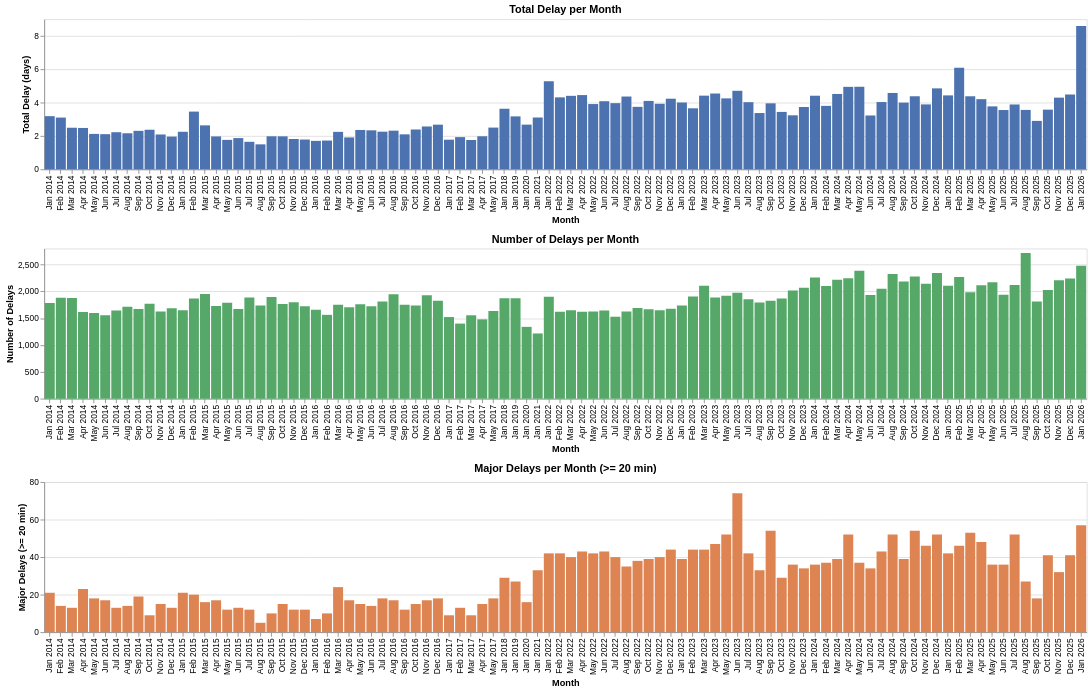

Notebook code cell kept with this figure:
### Code cell
month_order = monthly["month_label"].to_list()

base = alt.Chart(monthly).encode(
    x=alt.X("month_label:N", sort=month_order, title="Month"),
)

chart_total = base.transform_calculate(
    total_delay_days="datum.total_delay / 1440"
).mark_bar(color="#4C72B0").encode(
    y=alt.Y("total_delay_days:Q", title="Total Delay (days)"),
    tooltip=[
        alt.Tooltip("month_label:N", title="Month"),
        alt.Tooltip("total_delay_days:Q", title="Total Delay (days)", format=".2f"),
    ],
).properties(title="Total Delay per Month", width=1250, height=180)

chart_delays = base.mark_bar(color="#55A868").encode(
    y=alt.Y("delays:Q", title="Number of Delays"),
    tooltip=[
        alt.Tooltip("month_label:N", title="Month"),
        alt.Tooltip("delays:Q", title="Delays"),
    ],
).properties(title="Number of Delays per Month", width=1250, height=180)

chart_major = base.mark_bar(color="#DD8452").encode(
    y=alt.Y("major_delays:Q", title="Major Delays (>= 20 min)"),
    tooltip=[
        alt.Tooltip("month_label:N", title="Month"),
        alt.Tooltip("major_delays:Q", title="Major Delays"),
    ],
).properties(title="Major Delays per Month (>= 20 min)", width=1250, height=180)

alt.vconcat(chart_total, chart_delays, chart_major).properties(spacing=10)

### Figure 1 — Vega-Lite specification as saved in the notebook (floating-point values rounded to 4 significant figures)
{"config": {"view": {"continuousWidth": 300, "continuousHeight": 300}}, "vconcat": [{"mark": {"type": "bar", "color": "#4C72B0"}, "encoding": {"tooltip": [{"field": "month_label", "title": "Month", "type": "nominal"}, {"field": "total_delay_days", "format": ".2f", "title": "Total Delay (days)", "type": "quantitative"}], "x": {"field": "month_label", "sort": ["Jan 2014", "Feb 2014", "Mar 2014", "Apr 2014", "May 2014", "Jun 2014", "Jul 2014", "Aug 2014", "Sep 2014", "Oct 2014", "Nov 2014", "Dec 2014", "Jan 2015", "Feb 2015", "Mar 2015", "Apr 2015", "May 2015", "Jun 2015", "Jul 2015", "Aug 2015", "Sep 2015", "Oct 2015", "Nov 2015", "Dec 2015", "Jan 2016", "Feb 2016", "Mar 2016", "Apr 2016", "May 2016", "Jun 2016", "Jul 2016", "Aug 2016", "Sep 2016", "Oct 2016", "Nov 2016", "Dec 2016", "Jan 2017", "Feb 2017", "Mar 2017", "Apr 2017", "May 2017", "Jan 2018", "Jan 2019", "Jan 2020", "Jan 2021", "Jan 2022", "Feb 2022", "Mar 2022", "Apr 2022", "May 2022", "Jun 2022", "Jul 2022", "Aug 2022", "Sep 2022", "Oct 2022", "Nov 2022", "Dec 2022", "Jan 2023", "Feb 2023", "Mar 2023", "Apr 2023", "May 2023", "Jun 2023", "Jul 2023", "Aug 2023", "Sep 2023", "Oct 2023", "Nov 2023", "Dec 2023", "Jan 2024", "Feb 2024", "Mar 2024", "Apr 2024", "May 2024", "Jun 2024", "Jul 2024", "Aug 2024", "Sep 2024", "Oct 2024", "Nov 2024", "Dec 2024", "Jan 2025", "Feb 2025", "Mar 2025", "Apr 2025", "May 2025", "Jun 2025", "Jul 2025", "Aug 2025", "Sep 2025", "Oct 2025", "Nov 2025", "Dec 2025", "Jan 2026"], "title": "Month", "type": "nominal"}, "y": {"field": "total_delay_days", "title": "Total Delay (days)", "type": "quantitative"}}, "height": 180, "title": "Total Delay per Month", "transform": [{"calculate": "datum.total_delay / 1440", "as": "total_delay_days"}], "width": 1250}, {"mark": {"type": "bar", "color": "#55A868"}, "encoding": {"tooltip": [{"field": "month_label", "title": "Month", "type": "nominal"}, {"field": "delays", "title": "Delays", "type": "quantitative"}], "x": {"field": "month_label", "sort": ["Jan 2014", "Feb 2014", "Mar 2014", "Apr 2014", "May 2014", "Jun 2014", "Jul 2014", "Aug 2014", "Sep 2014", "Oct 2014", "Nov 2014", "Dec 2014", "Jan 2015", "Feb 2015", "Mar 2015", "Apr 2015", "May 2015", "Jun 2015", "Jul 2015", "Aug 2015", "Sep 2015", "Oct 2015", "Nov 2015", "Dec 2015", "Jan 2016", "Feb 2016", "Mar 2016", "Apr 2016", "May 2016", "Jun 2016", "Jul 2016", "Aug 2016", "Sep 2016", "Oct 2016", "Nov 2016", "Dec 2016", "Jan 2017", "Feb 2017", "Mar 2017", "Apr 2017", "May 2017", "Jan 2018", "Jan 2019", "Jan 2020", "Jan 2021", "Jan 2022", "Feb 2022", "Mar 2022", "Apr 2022", "May 2022", "Jun 2022", "Jul 2022", "Aug 2022", "Sep 2022", "Oct 2022", "Nov 2022", "Dec 2022", "Jan 2023", "Feb 2023", "Mar 2023", "Apr 2023", "May 2023", "Jun 2023", "Jul 2023", "Aug 2023", "Sep 2023", "Oct 2023", "Nov 2023", "Dec 2023", "Jan 2024", "Feb 2024", "Mar 2024", "Apr 2024", "May 2024", "Jun 2024", "Jul 2024", "Aug 2024", "Sep 2024", "Oct 2024", "Nov 2024", "Dec 2024", "Jan 2025", "Feb 2025", "Mar 2025", "Apr 2025", "May 2025", "Jun 2025", "Jul 2025", "Aug 2025", "Sep 2025", "Oct 2025", "Nov 2025", "Dec 2025", "Jan 2026"], "title": "Month", "type": "nominal"}, "y": {"field": "delays", "title": "Number of Delays", "type": "quantitative"}}, "height": 180, "title": "Number of Delays per Month", "width": 1250}, {"mark": {"type": "bar", "color": "#DD8452"}, "encoding": {"tooltip": [{"field": "month_label", "title": "Month", "type": "nominal"}, {"field": "major_delays", "title": "Major Delays", "type": "quantitative"}], "x": {"field": "month_label", "sort": ["Jan 2014", "Feb 2014", "Mar 2014", "Apr 2014", "May 2014", "Jun 2014", "Jul 2014", "Aug 2014", "Sep 2014", "Oct 2014", "Nov 2014", "Dec 2014", "Jan 2015", "Feb 2015", "Mar 2015", "Apr 2015", "May 2015", "Jun 2015", "Jul 2015", "Aug 2015", "Sep 2015", "Oct 2015", "Nov 2015", "Dec 2015", "Jan 2016", "Feb 2016", "Mar 2016", "Apr 2016", "May 2016", "Jun 2016", "Jul 2016", "Aug 2016", "Sep 2016", "Oct 2016", "Nov 2016", "Dec 2016", "Jan 2017", "Feb 2017", "Mar 2017", "Apr 2017", "May 2017", "Jan 2018", "Jan 2019", "Jan 2020", "Jan 2021", "Jan 2022", "Feb 2022", "Mar 2022", "Apr 2022", "May 2022", "Jun 2022", "Jul 2022", "Aug 2022", "Sep 2022", "Oct 2022", "Nov 2022", "Dec 2022", "Jan 2023", "Feb 2023", "Mar 2023", "Apr 2023", "May 2023", "Jun 2023", "Jul 2023", "Aug 2023", "Sep 2023", "Oct 2023", "Nov 2023", "Dec 2023", "Jan 2024", "Feb 2024", "Mar 2024", "Apr 2024", "May 2024", "Jun 2024", "Jul 2024", "Aug 2024", "Sep 2024", "Oct 2024", "Nov 2024", "Dec 2024", "Jan 2025", "Feb 2025", "Mar 2025", "Apr 2025", "May 2025", "Jun 2025", "Jul 2025", "Aug 2025", "Sep 2025", "Oct 2025", "Nov 2025", "Dec 2025", "Jan 2026"], "title": "Month", "type": "nominal"}, "y": {"field": "major_delays", "title": "Major Delays (>= 20 min)", "type": "quantitative"}}, "height": 180, "title": "Major Delays per Month (>= 20 min)", "width": 1250}], "data": {"name": "data-8ac485292f755a8cc8a45a8760853f56"}, "spacing": 10, "$schema": "https://vega.github.io/schema/vega-lite/v6.4.1.json", "datasets": {"data-8ac485292f755a8cc8a45a8760853f56": [{"year_month": 201401, "month_label": "Jan 2014", "delays": 1783, "total_delay": 4587, "max_delay": 292, "major_delays": 21}, {"year_month": 201402, "month_label": "Feb 2014", "delays": 1881, "total_delay": 4465, "max_delay": 788, "major_delays": 14}, {"year_month": 201403, "month_label": "Mar 2014", "delays": 1879, "total_delay": 3588, "max_delay": 167, "major_delays": 13}, {"year_month": 201404, "month_label": "Apr 2014", "delays": 1616, "total_delay": 3569, "max_delay": 198, "major_delays": 23}, {"year_month": 201405, "month_label": "May 2014", "delays": 1599, "total_delay": 3057, "max_delay": 98, "major_delays": 18}, {"year_month": 201406, "month_label": "Jun 2014", "delays": 1556, "total_delay": 3034, "max_delay": 202, "major_delays": 17}, {"year_month": 201407, "month_label": "Jul 2014", "delays": 1645, "total_delay": 3202, "max_delay": 106, "major_delays": 13}, {"year_month": 201408, "month_label": "Aug 2014", "delays": 1713, "total_delay": 3111, "max_delay": 340, "major_delays": 14}, {"year_month": 201409, "month_label": "Sep 2014", "delays": 1672, "total_delay": 3320, "max_delay": 424, "major_delays": 19}, {"year_month": 201410, "month_label": "Oct 2014", "delays": 1769, "total_delay": 3415, "max_delay": 247, "major_delays": 9}, {"year_month": 201411, "month_label": "Nov 2014", "delays": 1624, "total_delay": 3005, "max_delay": 119, "major_delays": 15}, {"year_month": 201412, "month_label": "Dec 2014", "delays": 1687, "total_delay": 2824, "max_delay": 125, "major_delays": 13}, {"year_month": 201501, "month_label": "Jan 2015", "delays": 1650, "total_delay": 3240, "max_delay": 103, "major_delays": 21}, {"year_month": 201502, "month_label": "Feb 2015", "delays": 1870, "total_delay": 4981, "max_delay": 999, "major_delays": 20}, {"year_month": 201503, "month_label": "Mar 2015", "delays": 1953, "total_delay": 3793, "max_delay": 452, "major_delays": 16}, {"year_month": 201504, "month_label": "Apr 2015", "delays": 1728, "total_delay": 2839, "max_delay": 342, "major_delays": 17}, {"year_month": 201505, "month_label": "May 2015", "delays": 1787, "total_delay": 2540, "max_delay": 82, "major_delays": 12}, {"year_month": 201506, "month_label": "Jun 2015", "delays": 1673, "total_delay": 2695, "max_delay": 99, "major_delays": 13}, {"year_month": 201507, "month_label": "Jul 2015", "delays": 1887, "total_delay": 2374, "max_delay": 80, "major_delays": 12}, {"year_month": 201508, "month_label": "Aug 2015", "delays": 1739, "total_delay": 2154, "max_delay": 38, "major_delays": 5}, {"year_month": 201509, "month_label": "Sep 2015", "delays": 1898, "total_delay": 2850, "max_delay": 110, "major_delays": 10}, {"year_month": 201510, "month_label": "Oct 2015", "delays": 1767, "total_delay": 2845, "max_delay": 204, "major_delays": 15}, {"year_month": 201511, "month_label": "Nov 2015", "delays": 1800, "total_delay": 2618, "max_delay": 64, "major_delays": 12}, {"year_month": 201512, "month_label": "Dec 2015", "delays": 1722, "total_delay": 2570, "max_delay": 135, "major_delays": 12}, {"year_month": 201601, "month_label": "Jan 2016", "delays": 1658, "total_delay": 2455, "max_delay": 37, "major_delays": 7}, {"year_month": 201602, "month_label": "Feb 2016", "delays": 1563, "total_delay": 2483, "max_delay": 50, "major_delays": 10}, {"year_month": 201603, "month_label": "Mar 2016", "delays": 1750, "total_delay": 3233, "max_delay": 192, "major_delays": 24}, {"year_month": 201604, "month_label": "Apr 2016", "delays": 1705, "total_delay": 2753, "max_delay": 122, "major_delays": 17}, {"year_month": 201605, "month_label": "May 2016", "delays": 1762, "total_delay": 3396, "max_delay": 575, "major_delays": 15}, {"year_month": 201606, "month_label": "Jun 2016", "delays": 1722, "total_delay": 3365, "max_delay": 200, "major_delays": 14}, {"year_month": 201607, "month_label": "Jul 2016", "delays": 1811, "total_delay": 3248, "max_delay": 107, "major_delays": 18}, {"year_month": 201608, "month_label": "Aug 2016", "delays": 1948, "total_delay": 3335, "max_delay": 115, "major_delays": 17}, {"year_month": 201609, "month_label": "Sep 2016", "delays": 1752, "total_delay": 3019, "max_delay": 133, "major_delays": 12}, {"year_month": 201610, "month_label": "Oct 2016", "delays": 1739, "total_delay": 3437, "max_delay": 188, "major_delays": 15}, {"year_month": 201611, "month_label": "Nov 2016", "delays": 1928, "total_delay": 3698, "max_delay": 125, "major_delays": 17}, {"year_month": 201612, "month_label": "Dec 2016", "delays": 1824, "total_delay": 3853, "max_delay": 325, "major_delays": 18}, {"year_month": 201701, "month_label": "Jan 2017", "delays": 1522, "total_delay": 2556, "max_delay": 113, "major_delays": 9}, {"year_month": 201702, "month_label": "Feb 2017", "delays": 1400, "total_delay": 2779, "max_delay": 193, "major_delays": 13}, {"year_month": 201703, "month_label": "Mar 2017", "delays": 1555, "total_delay": 2528, "max_delay": 76, "major_delays": 9}, {"year_month": 201704, "month_label": "Apr 2017", "delays": 1479, "total_delay": 2852, "max_delay": 91, "major_delays": 15}, {"year_month": 201705, "month_label": "May 2017", "delays": 1634, "total_delay": 3601, "max_delay": 267, "major_delays": 18}, {"year_month": 201801, "month_label": "Jan 2018", "delays": 1873, "total_delay": 5228, "max_delay": 248, "major_delays": 29}, {"year_month": 201901, "month_label": "Jan 2019", "delays": 1871, "total_delay": 4569, "max_delay": 174, "major_delays": 27}, {"year_month": 202001, "month_label": "Jan 2020", "delays": 1339, "total_delay": 3857, "max_delay": 258, "major_delays": 16}, {"year_month": 202101, "month_label": "Jan 2021", "delays": 1216, "total_delay": 4472, "max_delay": 207, "major_delays": 33}, {"year_month": 202201, "month_label": "Jan 2022", "delays": 1899, "total_delay": 7596, "max_delay": 315, "major_delays": 42}, {"year_month": 202202, "month_label": "Feb 2022", "delays": 1623, "total_delay": 6211, "max_delay": 240, "major_delays": 42}, {"year_month": 202203, "month_label": "Mar 2022", "delays": 1649, "total_delay": 6342, "max_delay": 220, "major_delays": 40}, {"year_month": 202204, "month_label": "Apr 2022", "delays": 1619, "total_delay": 6407, "max_delay": 388, "major_delays": 43}, {"year_month": 202205, "month_label": "May 2022", "delays": 1624, "total_delay": 5633, "max_delay": 125, "major_delays": 42}, {"year_month": 202206, "month_label": "Jun 2022", "delays": 1644, "total_delay": 5878, "max_delay": 241, "major_delays": 43}, {"year_month": 202207, "month_label": "Jul 2022", "delays": 1528, "total_delay": 5710, "max_delay": 382, "major_delays": 40}, {"year_month": 202208, "month_label": "Aug 2022", "delays": 1627, "total_delay": 6282, "max_delay": 451, "major_delays": 35}, {"year_month": 202209, "month_label": "Sep 2022", "delays": 1689, "total_delay": 5392, "max_delay": 114, "major_delays": 38}, {"year_month": 202210, "month_label": "Oct 2022", "delays": 1666, "total_delay": 5903, "max_delay": 163, "major_delays": 39}, {"year_month": 202211, "month_label": "Nov 2022", "delays": 1648, "total_delay": 5657, "max_delay": 199, "major_delays": 40}, {"year_month": 202212, "month_label": "Dec 2022", "delays": 1679, "total_delay": 6095, "max_delay": 458, "major_delays": 44}, {"year_month": 202301, "month_label": "Jan 2023", "delays": 1738, "total_delay": 5768, "max_delay": 179, "major_delays": 39}, {"year_month": 202302, "month_label": "Feb 2023", "delays": 1904, "total_delay": 5266, "max_delay": 309, "major_delays": 44}, {"year_month": 202303, "month_label": "Mar 2023", "delays": 2105, "total_delay": 6359, "max_delay": 202, "major_delays": 44}, {"year_month": 202304, "month_label": "Apr 2023", "delays": 1885, "total_delay": 6543, "max_delay": 420, "major_delays": 47}, {"year_month": 202305, "month_label": "May 2023", "delays": 1919, "total_delay": 6124, "max_delay": 195, "major_delays": 52}, {"year_month": 202306, "month_label": "Jun 2023", "delays": 1973, "total_delay": 6778, "max_delay": 268, "major_delays": 74}, {"year_month": 202307, "month_label": "Jul 2023", "delays": 1852, "total_delay": 5795, "max_delay": 423, "major_delays": 42}, {"year_month": 202308, "month_label": "Aug 2023", "delays": 1794, "total_delay": 4857, "max_delay": 104, "major_delays": 33}, {"year_month": 202309, "month_label": "Sep 2023", "delays": 1828, "total_delay": 5696, "max_delay": 167, "major_delays": 54}, {"year_month": 202310, "month_label": "Oct 2023", "delays": 1866, "total_delay": 4955, "max_delay": 92, "major_delays": 29}, {"year_month": 202311, "month_label": "Nov 2023", "delays": 2018, "total_delay": 4661, "max_delay": 110, "major_delays": 36}, {"year_month": 202312, "month_label": "Dec 2023", "delays": 2067, "total_delay": 5377, "max_delay": 139, "major_delays": 34}, {"year_month": 202401, "month_label": "Jan 2024", "delays": 2259, "total_delay": 6352, "max_delay": 135, "major_delays": 36}, {"year_month": 202402, "month_label": "Feb 2024", "delays": 2102, "total_delay": 5476, "max_delay": 106, "major_delays": 37}, {"year_month": 202403, "month_label": "Mar 2024", "delays": 2219, "total_delay": 6505, "max_delay": 491, "major_delays": 39}, {"year_month": 202404, "month_label": "Apr 2024", "delays": 2248, "total_delay": 7119, "max_delay": 640, "major_delays": 52}, {"year_month": 202405, "month_label": "May 2024", "delays": 2384, "total_delay": 7126, "max_delay": 716, "major_delays": 37}, {"year_month": 202406, "month_label": "Jun 2024", "delays": 1932, "total_delay": 4646, "max_delay": 155, "major_delays": 34}, {"year_month": 202407, "month_label": "Jul 2024", "delays": 2050, "total_delay": 5805, "max_delay": 340, "major_delays": 43}, {"year_month": 202408, "month_label": "Aug 2024", "delays": 2323, "total_delay": 6591, "max_delay": 151, "major_delays": 52}, {"year_month": 202409, "month_label": "Sep 2024", "delays": 2185, "total_delay": 5758, "max_delay": 134, "major_delays": 39}, {"year_month": 202410, "month_label": "Oct 2024", "delays": 2277, "total_delay": 6306, "max_delay": 257, "major_delays": 54}, {"year_month": 202411, "month_label": "Nov 2024", "delays": 2143, "total_delay": 5603, "max_delay": 60, "major_delays": 46}, {"year_month": 202412, "month_label": "Dec 2024", "delays": 2345, "total_delay": 6987, "max_delay": 258, "major_delays": 52}, {"year_month": 202501, "month_label": "Jan 2025", "delays": 2104, "total_delay": 6381, "max_delay": 360, "major_delays": 42}, {"year_month": 202502, "month_label": "Feb 2025", "delays": 2268, "total_delay": 8766, "max_delay": 900, "major_delays": 46}, {"year_month": 202503, "month_label": "Mar 2025", "delays": 1985, "total_delay": 6305, "max_delay": 140, "major_delays": 53}, {"year_month": 202504, "month_label": "Apr 2025", "delays": 2117, "total_delay": 6055, "max_delay": 202, "major_delays": 48}, {"year_month": 202505, "month_label": "May 2025", "delays": 2173, "total_delay": 5432, "max_delay": 143, "major_delays": 36}, {"year_month": 202506, "month_label": "Jun 2025", "delays": 1940, "total_delay": 5117, "max_delay": 79, "major_delays": 36}, {"year_month": 202507, "month_label": "Jul 2025", "delays": 2121, "total_delay": 5597, "max_delay": 167, "major_delays": 52}, {"year_month": 202508, "month_label": "Aug 2025", "delays": 2717, "total_delay": 5127, "max_delay": 138, "major_delays": 27}, {"year_month": 202509, "month_label": "Sep 2025", "delays": 1811, "total_delay": 4179, "max_delay": 149, "major_delays": 18}, {"year_month": 202510, "month_label": "Oct 2025", "delays": 2027, "total_delay": 5150, "max_delay": 76, "major_delays": 41}, {"year_month": 202511, "month_label": "Nov 2025", "delays": 2208, "total_delay": 6187, "max_delay": 480, "major_delays": 32}, {"year_month": 202512, "month_label": "Dec 2025", "delays": 2242, "total_delay": 6458, "max_delay": 206, "major_delays": 41}, {"year_month": 202601, "month_label": "Jan 2026", "delays": 2478, "total_delay": 12366, "max_delay": 827, "major_delays": 57}]}}
